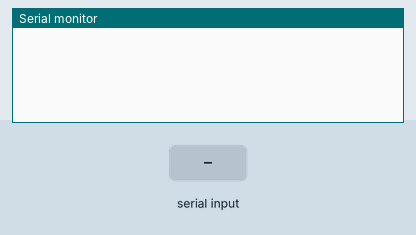
Recording of a sketch running on a simulated Arduino Uno, built with avr-gcc and run on an emulated ATmega328P. On the bench: the last lines printed to the serial monitor. The inputs (shaded band) are chosen by the test bench.

Above: at 1.2 s.
1.3 s: "a" received over Serial
At 1.9 s:
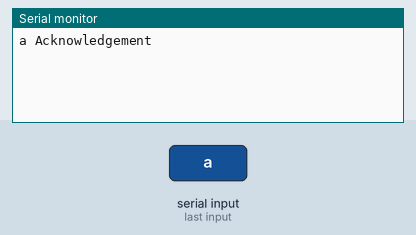
2.8 s: "1" received over Serial
At 4.2 s:
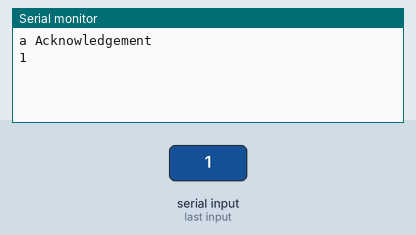

Measured:
- after the input at 1.3 s, the serial monitor: prints a new line at once (image 1)
- after the input at 2.8 s, the serial monitor: prints a new line at once (image 2)

The sketch:

sketch_jan08a.ino
```cpp
unsigned char data;

void setup() {
  Serial.begin(115200);  //initial the Serial
}

void loop()
{

  if (Serial.available())
  {
    data = Serial.read();


    Serial.write(data);//send what has been received
   // Serial.println();

    if (data == 'a')
    {
      Serial.write(" Acknowledgement");
    }

    Serial.println();   //print line feed character
  }
}
```
